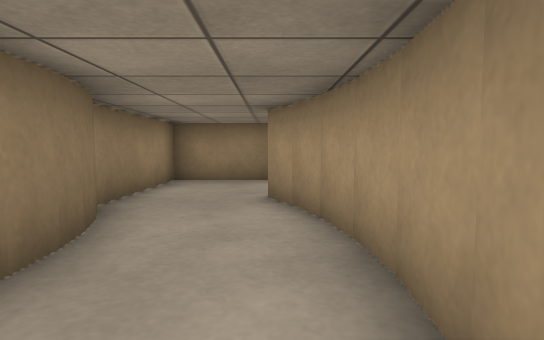
[1] (above)

14 first-person views from a walk through a Gazebo world. The camera is 0.44 m above the floor, tilts 4° down and sees 80° across. The floor is counted in squares, 0.5 m on a side. Each view is taken from the middle of a square. On the plan, view 1 faces up. The plan holds only what a view shows up to about 11 squares ahead; the rest is blank.

[2]
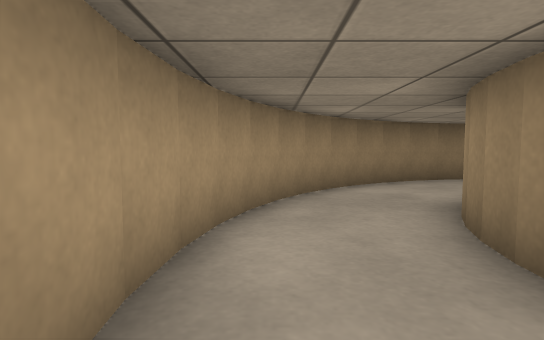

[3]
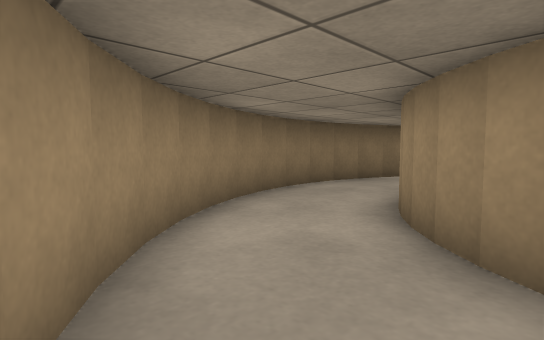

[4]
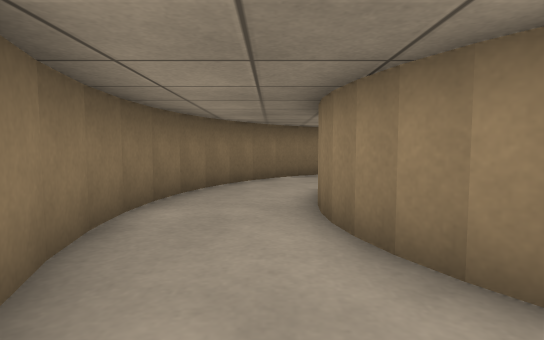

[5]
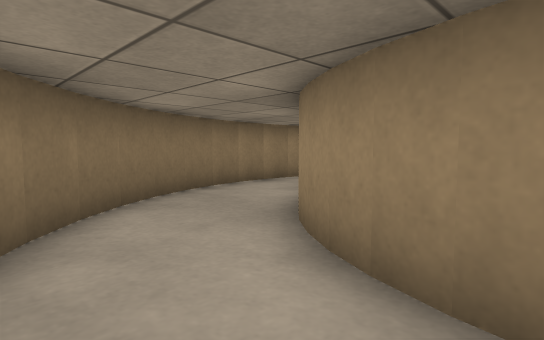

[6]
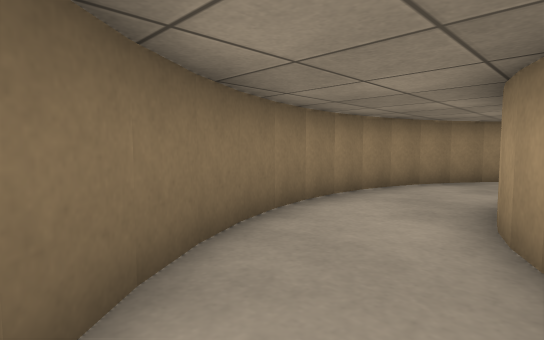

[7]
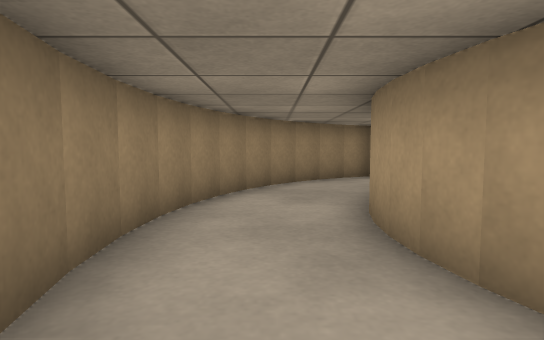

[8]
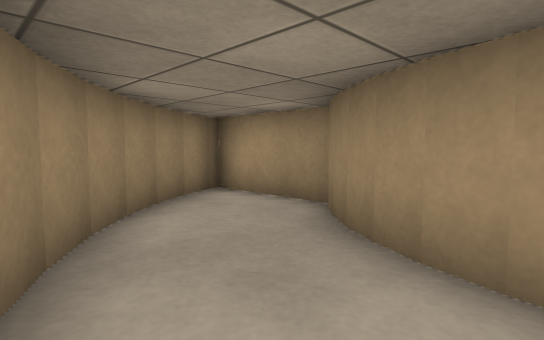

[9]
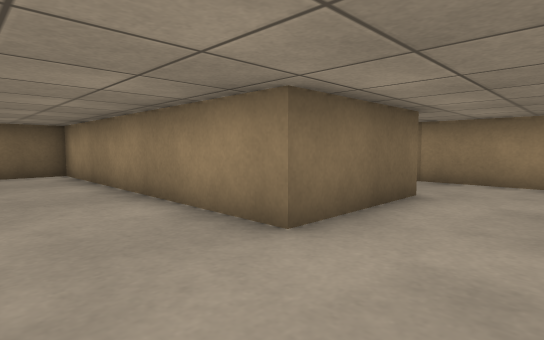

[10]
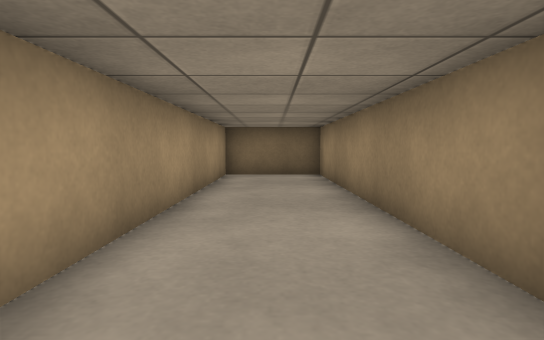

[11]
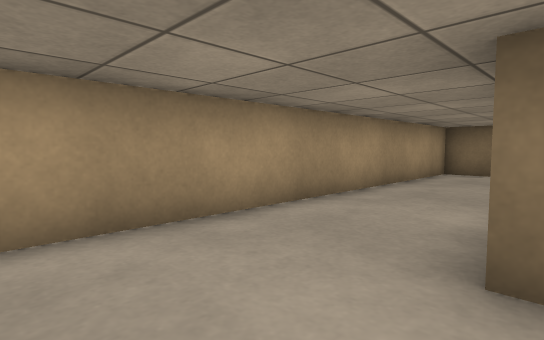

[12]
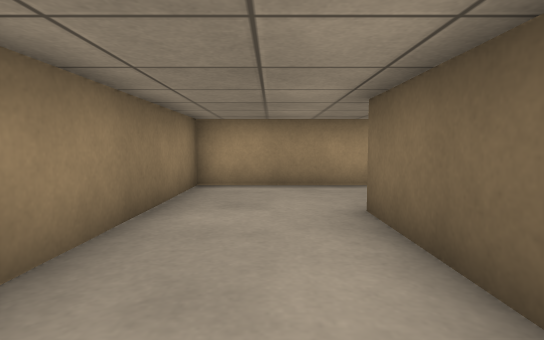

[13]
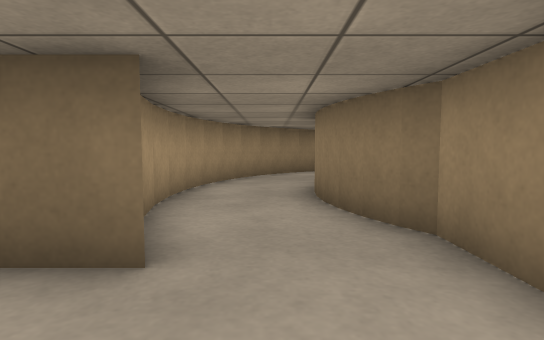

[14]
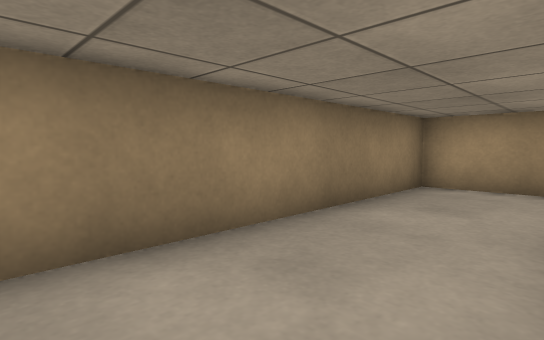

### Floor plan
Points are (right, up) in squares from view 1. A wall is a line through its corners. A room is listed if a view was taken in it or the views show most of it. See-through windows are left out.
Room 1 (views 1, 2, 3, 4, 5, 6, 7, 8)
walls: (-6.3, -2.3) (-6.9, -2.3); (-5.6, -2.3) (-6.4, -2.3); (-5.1, -2.2) (-5.8, -2.3); (-7.1, -2.3) (-7.6, -2.2); (-7.4, -2.2) (-8.1, -2); (-4.6, -2) (-5.2, -2.2); (-5.4, -4.9) (-4.4, -4.7); (-6.3, -5) (-5.3, -4.9); (-8, -2) (-8.6, -1.7) (-9.1, -1.4) (-9.5, -1); (-7.3, -4.9) (-6.2, -5); (-4.5, -4.8) (-3.5, -4.4); (-4, -1.7) (-4.7, -2); (-8.2, -4.7) (-7.2, -4.9); (-3.6, -4.5) (-2.7, -4); (-3.6, -1.4) (-4.1, -1.7); (-2.8, -4.1) (-1.9, -3.5); (-9.1, -4.4) (-8.2, -4.8); (-3.1, -1) (-3.7, -1.5); (-9.5, -1.1) (-9.8, -0.7); (-9.9, -4) (-9, -4.5); (-2, -3.6) (-1.2, -2.9); (-2.7, -0.5) (-3.2, -1.1); (-1.3, -2.9) (-0.6, -2.2) (-0.1, -1.4); (-10.8, -3.5) (-9.8, -4.1); (-10.2, -0.1) (-10.5, 0.5); (-2.1, 0.5) (-2.4, -0.1) (-2.8, -0.6); (-11.5, -2.8) (-10.6, -3.6); (-10.5, 0.4) (-10.7, 1.1); (-1.9, 1.1) (-2.2, 0.4); (-0.2, -1.5) (0.3, -0.5); (-12, -2.2) (-11.4, -2.9); (-10.7, 0.9) (-10.8, 1.6) (-10.8, 2.3); (-1.8, 1.7) (-2, 0.9); (-1.8, 2.2) (-1.9, 1.5); (0.3, -0.6) (0.6, 0.4); (-12.6, -1.3) (-12, -2.3); (-10.8, 2.2) (-10.8, 2.8); (-1.9, 2.9) (-1.8, 2.1); (0.6, 0.3) (0.8, 1.3); (-13, -0.5) (-12.5, -1.5); (-10.8, 2.7) (-10.7, 3.5); (-2, 3.4) (-1.8, 2.7); (-2.2, 4) (-1.9, 3.3); (0.8, 1.2) (0.9, 2.3); (-13.3, 0.3) (-12.9, -0.6); (-2.4, 4.5) (-2.2, 3.9); (-13.4, 1.3) (-13.2, 0.3); (0.9, 2.1) (0.8, 3.2); (-13.5, 2.2) (-13.4, 1.1); (0.8, 3.1) (0.6, 4) (0.3, 4.9); (-13.4, 3.2) (-13.5, 2.1); (-13.2, 4.1) (-13.4, 3.1)
ways out: opening at (-1, 5) to room 2; opening at (-12, 3)
Room 2 (views 9, 10, 11, 12, 13, 14)
walls: (0.3, 4.9) (-0.1, 5.7) (3.4, 5.7) (3.4, -3.5) (6.5, -3.5) (6.5, 8.7) (-2.7, 8.7) (-2.7, 4.8) (-2.4, 4.4)
ways out: opening at (-1, 5) to room 1

Where each view was taken, in squares from view 1:
view 1: 0 up, 0 right, facing up
view 2: 4 up, 0 right, facing down
view 3: 0 up, 0 right, facing down-left
view 4: 3 down, 2 left, facing left
view 5: 4 down, 7 left, facing up-left
view 6: 3 down, 10 left, facing up-left
view 7: 1 down, 12 left, facing up
view 8: 3 up, 13 left, facing up-right
view 9: 8 up, 6 right, facing down-left
view 10: 7 up, 5 right, facing down
view 11: 8 up, 3 right, facing down-right
view 12: 7 up, 1 left, facing right
view 13: 8 up, 1 left, facing down
view 14: 6 up, 1 left, facing up-right
